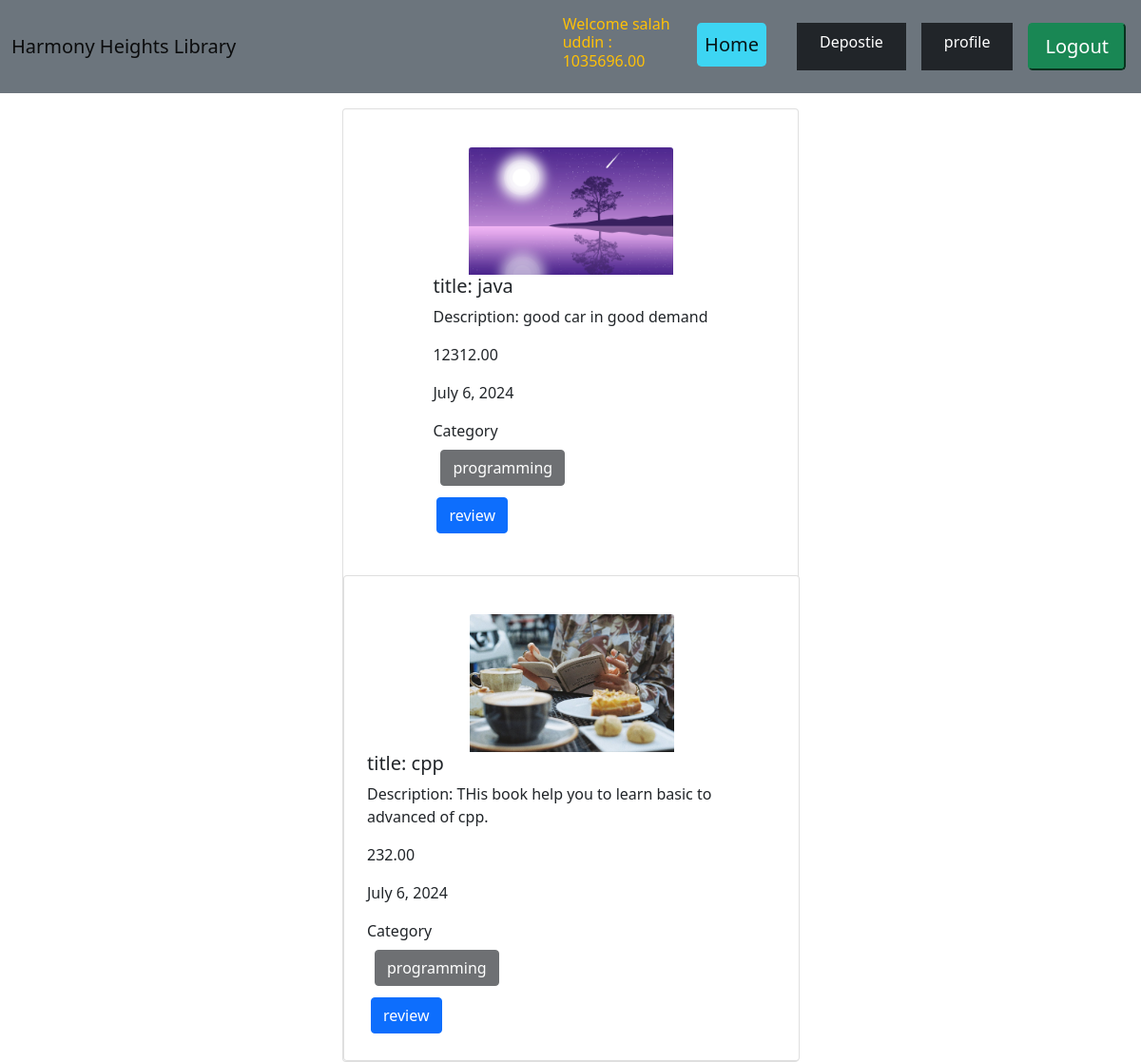
Page /accounts/profile/ (signed in) on the committed database.
### accounts/models.py (models this page shows, shortened)
class UserBankAccount(models.Model):
    user=models.OneToOneField(User,on_delete=models.CASCADE,related_name='account')
    account_no=models.IntegerField()
    balance=models.DecimalField(default=0,max_digits=12,decimal_places=2)

### Books/models.py (models this page shows, shortened)
class Borrow(models.Model):
    book=models.ForeignKey(BookModel,on_delete=models.CASCADE,related_name='Borrow')
    user=models.ForeignKey(User,on_delete=models.CASCADE,related_name='Borrow')
    borrow_date=models.DateTimeField(auto_now_add=datetime.now())
    return_date = models.DateField(blank=True, null=True)
    class Meta:
     ordering = ['borrow_date']

class BookModel(models.Model):
    title=models.CharField(max_length=100)
    description=models.CharField(max_length=1000000)
    image=models.ImageField(upload_to='image/uploads')
    price=models.DecimalField(max_digits=12,decimal_places=2)
    category=models.ManyToManyField(Category,blank=True)

class Category(models.Model):
    name=models.CharField(max_length=100)
    slug=models.SlugField(max_length=200,null=True,blank=True,unique=True)
    def __str__(self):
        return self.name

### Books/views.py (the view)
# urls.py: path('profile/',BorrowedBookView.as_view(),name='BorrowedBookView'),
class BorrowedBookView(LoginRequiredMixin,ListView):
    template_name='borrowed_book_report_history.html'
    model=Borrow
    context_object_name='borrowed_books'
    def get_queryset(self):
         queryset=super().get_queryset().filter(user=self.request.user)
         return queryset

### Books/templates/borrowed_book_report_history.html (shortened to what this page needs)
{% extends "base.html" %}
{% block content %}
    {% for book in  borrowed_books %}
    <div class="card mt-3 g-3" style="width: 30rem; margin:auto;margin-top">
      <div class="card-body mt-4 d-flex flex-wrap justify-content-evenly m-2">
        <img src="{{book.book.image.url}}" class="card-img-top text-align-center " style='width: 50%; margin=auto;' alt="book image">
      <div>
        <h5 class="card-title">title: {{book.book.title}}</h5>
        <p class="card-text">Description: {{book.book.description}}</p>
        <p>{{book.book.price}}</p>
        {% if  not book.return_date  %}
        <p>YES</p>
        <p>{{book.borrow_date}}</p>
        {% else %}
        <p>{{book.return_date}} </p>
        {% endif %}
        Category
        <div class='d-flex flex-wrap'>
         {% for ca in book.book.category.all  %}
          <button  class="btn btn-dark btn-md m-2" type='button' disabled>{{ ca }}</button>
          {% endfor %}
        </div>
        <div class='d-flex flex-wrap'>
          {% if user.is_authenticated %}
          <a href="{% url 'review' book.book.id %}" class="btn btn-primary m-1 btn-md">review</a>
          {% endif %}
        </div>
      </div>
   </div>
   {% endfor %}
{% endblock content %}

### templates/navbar.html (shortened to what this page needs)
<nav class="navbar  navbar-expand-lg navbar-light justify-content-between bg-secondary">
  <div class="container-fluid">
    <a class="navbar-brand" href="{% url 'home'%}">Harmony Heights Library</a>
    </div>
    {% if user.is_authenticated %}
    <h6 class='text-warning'>Welcome  {{user.first_name}} {{user.last_name}} : {% if user.account %}{{user.account.balance}} {% endif %} </h6>
    {% endif %}
    <div>
    <div class="collapse navbar-collapse" id="navbarSupportedContent">
      <ul class="navbar-nav me-auto mb-2 mb-lg-0">
        <li class="nav-item">
          <a class="nav-link active btn-lg btn-info m-3" aria-current="page" href="{% url 'home'%}">Home</a>
        </li>
        {% if not user.is_authenticated %}
        <li class="nav-item m-3">
          <a class="nav-link  btn-lg btn-warning" href="{% url 'registration'%}">Signup</a>
        </li>
        <li class="nav-item m-3 ">
          <a class="nav-link btn-lg  btn-success" href="{% url 'login'%}">Login</a>
        </li>
      </ul>
      {% else %}
      <div class="d-flex p-3 g-3">
        <a class="nav-link text-white btn-md px-4  me-3 btn-dark" href="{% url 'deposite'%}" >Depostie</a>
        <a class="nav-link text-white btn-md px-4  me-3 btn-dark" href="{% url 'BorrowedBookView'%}" >profile</a>
        <form action="{% url 'logout'%}" method='post'>
          <button class='btn-lg  btn-success'>Logout</button>
        </form>
      </div>
    </div>
    {% endif %}
  </div>
</nav>

### rows in the picture
Borrow: book.image (picture), book "java", book.description "good car in good demand", book.price "12312.00", return_date "July 6, 2024"
Category: name "programming"
Borrow: book.image (picture), book "cpp", book.description "THis book help you to learn basic to advanced of cpp.", book.price "232.00", return_date "July 6, 2024"

### other values in the picture
{{ user.first_name }} "salah"
{{ user.last_name }} "uddin"
{{ user.account.balance }} "1035696.00"
